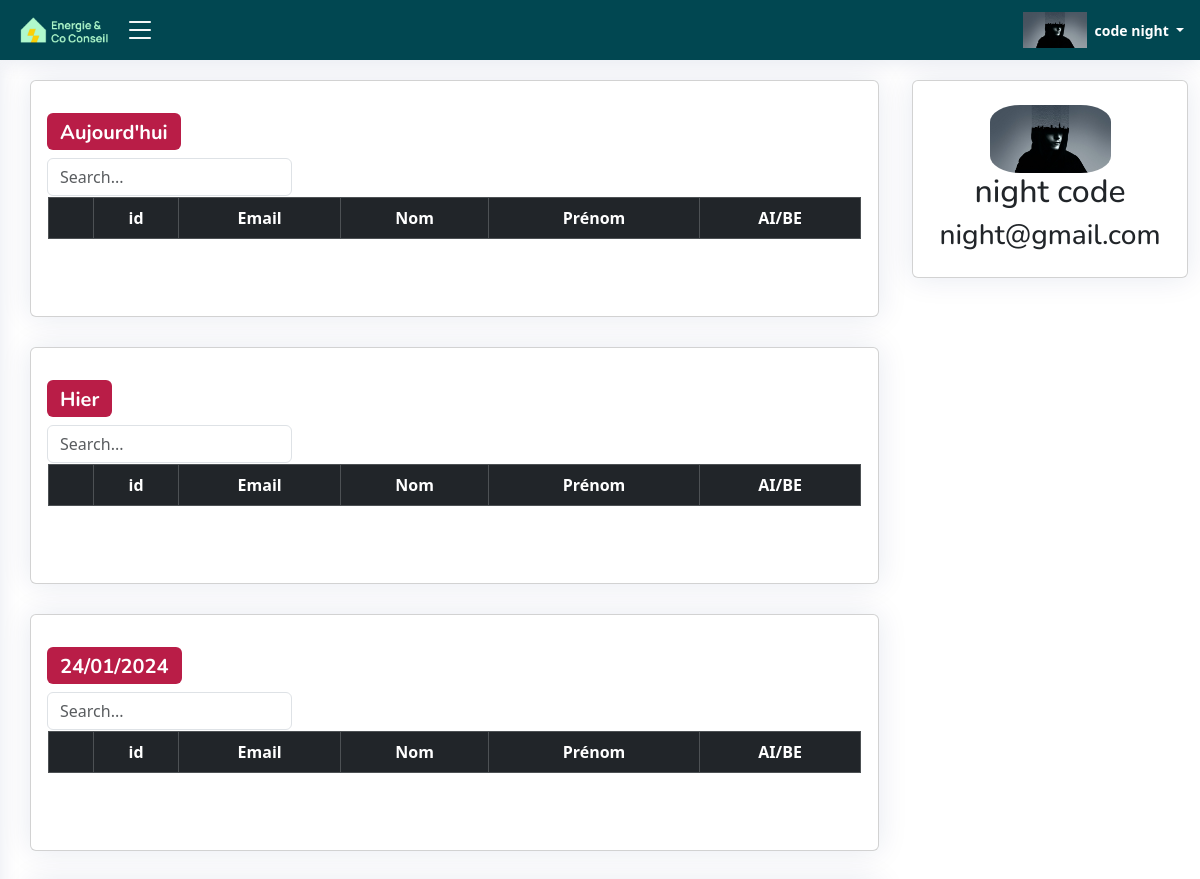
/Auditor_Task_Summary_BY_A/night@gmail.com/ (signed in, upper part), run on an earlier commit of the app's database.
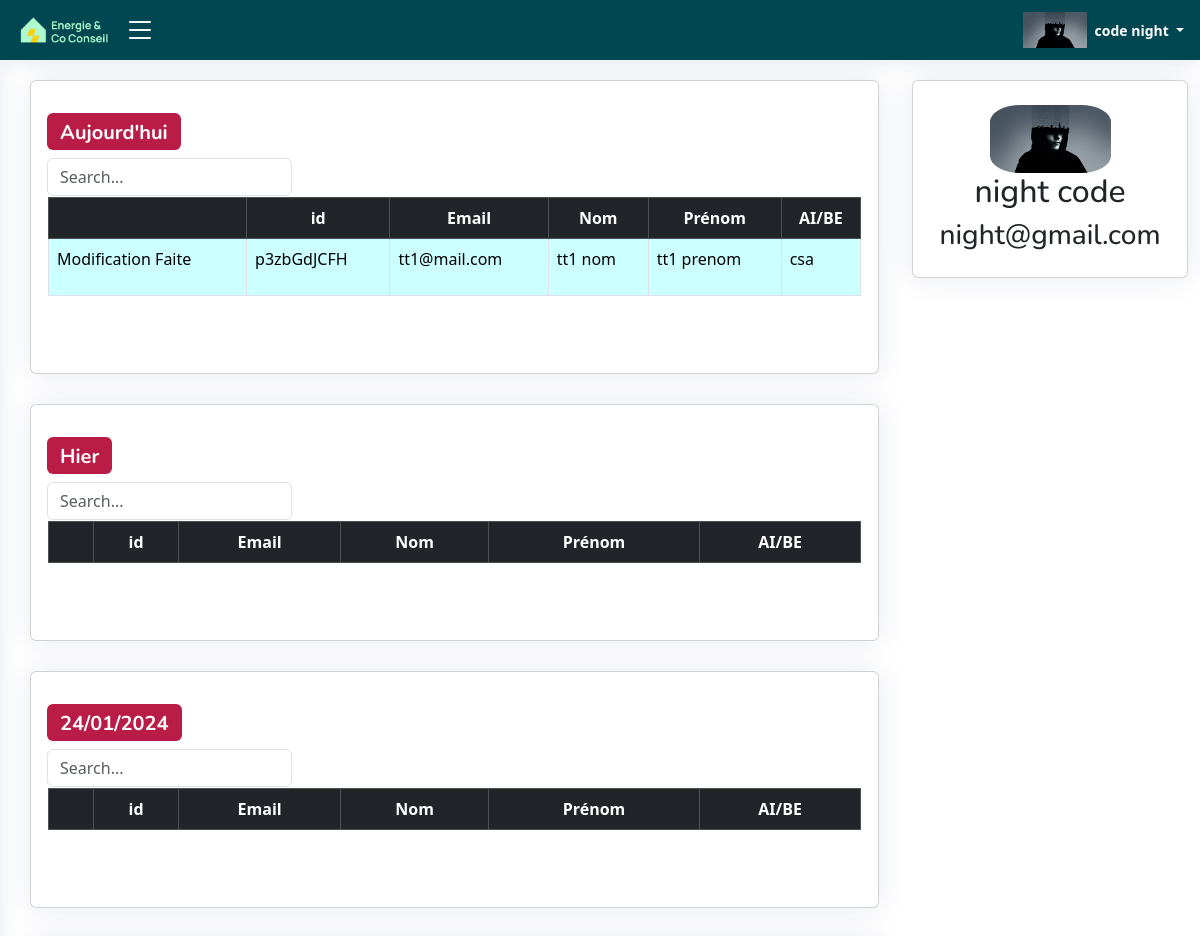
And on a later commit of the database.
### ERapp/models.py (models this page shows, shortened)
class TableData001(models.Model):
    cell_id = models.CharField(max_length=255,blank=True)
    firstname = models.CharField(max_length=255,blank=True)
    lastname = models.CharField(max_length=255,blank=True)
    address = models.CharField(max_length=255,blank=True)
    email = models.CharField(max_length=255,blank=True)
    num = models.CharField(max_length=255,blank=True)
    precaite = models.CharField(max_length=255,blank=True)
    vt = models.FileField(upload_to='uploads/files',blank=True)
    etat_vt = models.CharField(default="En cours",max_length=255,blank=True)
    etat = models.CharField(default="A realiser",max_length=255,blank=True)
    tp = models.CharField(max_length=255,blank=True)
    auditV1 = models.FileField(upload_to='uploads/files/%Y/%m/%d/',blank=True)
    auditV2 = models.FileField(upload_to='uploads/files/%Y/%m/%d/',blank=True)
    auditV3 = models.FileField(upload_to='uploads/files/%Y/%m/%d/',blank=True)
    cofrac = models.CharField(max_length=255,blank=True)
    paiement = models.BooleanField(default=False)
    auditeur = models.CharField(max_length=255,blank=True)
    agent= models.CharField(max_length=255,blank=True,null=True)
    bureau_d_etude = models.CharField(max_length=255,blank=True,null=True)
    be = models.BooleanField(default=False)
    ai = models.BooleanField(default=False)
    creation_time = models.DateTimeField(auto_now_add=True, blank = True)
    Envoye_time = models.DateTimeField(null=True, blank=True, default=None)
    Envoye_time_checker = models.BooleanField(default=False)
    Envoye_by_user= models.CharField(max_length=255,blank=True,null=True)
    fini_time = models.DateTimeField(null=True, blank=True, default=None)
    fini_time_checker = models.BooleanField(default=False)
    fini_by_user=models.CharField(max_length=255,blank=True,null=True)
    Modification_Faite_time = models.DateTimeField(null=True, blank=True, default=None)
    Modification_Faite_time_checker = models.BooleanField(default=False)
    Modification_Faite_time_checker_2 = models.BooleanField(default=False)
    Modification_Faite_by_user=models.CharField(max_length=255,blank=True,null=True)

### ERapp/views.py (the view)
# urls.py: path('Auditor_Task_Summary_BY_A/<str:auditeur_email>/',Auditor_Task_Summary_BY_A ,name="Auditor_Task_Summary_BY_A"),
@login_required
def Auditor_Task_Summary_BY_A(request,auditeur_email):
    user_A = USER.objects.get(email=auditeur_email)
    user_Au={'firstname':user_A.first_name,
            'lastname':user_A.last_name,
            'email':user_A.email,
            'profile_pic':user_A.profile_pic}
    table_index_=[{'index':1,'state':"Aujourd'hui"},
                 {'index':2,'state':"Hier"},
                 {'index':3,'state':""},
                 {'index':4,'state':""},
                 {'index':5,'state':""},
                 {'index':6,'state':""},
                 {'index':7,'state':""}]
    table_index=[]
    fini_result={}
    envoye_result={}
    Modification_Faite_result={}
    days_of_week = ['day-7', 'day-6', 'day-5', 'day-4', 'day-3', 'day-2','day-1']
    current_date = timezone.now().date()
    current_weekday = 6
    k=int(current_weekday)
    for day_offset in range(current_weekday +1):
        start_date = current_date - timedelta(days=day_offset)
        end_date = start_date - timedelta(days=1)
        table_index.append({'index':k,'state':start_date})
        count1 = TableData001.objects.filter(fini_time__range=(end_date, start_date),fini_time_checker=True,fini_by_user=auditeur_email)
        count2 = TableData001.objects.filter(Envoye_time__range=(start_date, end_date),Envoye_time_checker=True,Envoye_by_user=auditeur_email)
        count3 = TableData001.objects.filter(Modification_Faite_time__range=(end_date, start_date),Modification_Faite_time_checker=True,Modification_Faite_by_user=auditeur_email)
        fini_result[days_of_week[k]] = count1
        envoye_result[days_of_week[k]] = count2
        Modification_Faite_result[days_of_week[k]] = count3
        k-=1
    day_0 = timezone.now().date() + timedelta(days=1)
    day_1 = day_0 - timedelta(days=1)
    day_2 = day_0 - timedelta(days=2)
    day_3 = day_0 - timedelta(days=3)
    day_4 = day_0 - timedelta(days=4)
    day_5 = day_0 - timedelta(days=5)
    day_6 = day_0 - timedelta(days=6)
    day_7 = day_0 - timedelta(days=7)
    data=[]
    table_index_2=[]
    day_1_fini_time = TableData001.objects.filter(fini_time__range=[day_1, day_0],fini_time_checker=True,fini_by_user=auditeur_email)
    day_2_fini_time = TableData001.objects.filter(fini_time__range=[day_2, day_1],fini_time_checker=True,fini_by_user=auditeur_email)
    day_3_fini_time = TableData001.objects.filter(fini_time__range=[day_3, day_2],fini_time_checker=True,fini_by_user=auditeur_email)
    day_4_fini_time = TableData001.objects.filter(fini_time__range=[day_4, day_3],fini_time_checker=True,fini_by_user=auditeur_email)
    day_5_fini_time = TableData001.objects.filter(fini_time__range=[day_5, day_4],fini_time_checker=True,fini_by_user=auditeur_email)
    day_6_fini_time = TableData001.objects.filter(fini_time__range=[day_6, day_5],fini_time_checker=True,fini_by_user=auditeur_email)
    day_7_fini_time = TableData001.objects.filter(fini_time__range=[day_7, day_6],fini_time_checker=True,fini_by_user=auditeur_email)
    days_of_week = ['day_7', 'day_6', 'day_5', 'day_4', 'day_3', 'day_2','day_1']
    Envoye_time={}
    day_0 = timezone.now().date() + timedelta(days=1)
    j=1
    for i in range(7):
        start_date = day_0 - timedelta(days=i)
        end_date = day_0 - timedelta(days=i+1)
        day_fini_time = TableData001.objects.filter(fini_time__range=[end_date, start_date],fini_time_checker=True,fini_by_user=auditeur_email)
        day_Envoye_time = TableData001.objects.filter(Envoye_time__range=[end_date , start_date ],Envoye_time_checker=True,Envoye_by_user=auditeur_email)
        day_Modification_Faite_result_time = TableData001.objects.filter(Modification_Faite_time__range=[end_date , start_date ],Modification_Faite_time_checker=True,Modification_Faite_by_user=auditeur_email)
        table_index_2.append({'state':end_date,
                              'index':j,
                            'fini_result':day_fini_time,
                            'envoye_result':day_Envoye_time,
                            'Modification_Faite_result':day_Modification_Faite_result_time})
        j+=1
    data.append({'email':auditeur_email,#'first_name':audi.first_name,'last_name':audi.last_name,
                'fini_result':fini_result,
                'envoye_result':envoye_result,
                'Modification_Faite_result':Modification_Faite_result})
    return render(request, 'html/Auditeur_state_by_a.html',{'data':data,
                                                        'user_Au':user_Au,
                                                        'table_index':table_index,
                                                        'table_index_2':table_index_2,
                                                        'day_1_fini_time':day_1_fini_time,
                                                        'day_2_fini_time':day_2_fini_time,
                                                        'day_3_fini_time':day_3_fini_time,
                                                        'day_4_fini_time':day_4_fini_time,
                                                        'day_5_fini_time':day_5_fini_time,
                                                        'day_6_fini_time':day_6_fini_time,
                                                        'day_7_fini_time':day_7_fini_time,
                                                        } )

### ERapp/templates/html/Auditeur_state_by_a.html (shortened to what the changed rows need)
{% load static %}
{% load l10n %}
{% load humanize %}
<!DOCTYPE html>
<html lang="fr">
<head>
  <link rel="stylesheet" href="https://cdnjs.cloudflare.com/ajax/libs/font-awesome/5.15.3/css/all.min.css">
  <link href="{% static 'css/style.css' %}" rel="stylesheet" type="text/css">
  <link href="{% static 'vendor/bootstrap/css/bootstrap.min.css' %}" rel="stylesheet">
  <link href="{% static 'vendor/bootstrap-icons/bootstrap-icons.css' %}" rel="stylesheet">
  <link href="{% static 'vendor/boxicons/css/boxicons.min.css' %}" rel="stylesheet">
  <link href="{% static 'vendor/quill/quill.snow.css' %}" rel="stylesheet">
  <link href="{% static 'vendor/quill/quill.bubble.css' %}" rel="stylesheet">
  <link href="{% static 'vendor/remixicon/remixicon.css' %}" rel="stylesheet">
  <link href="{% static 'vendor/simple-datatables/style.css' %}" rel="stylesheet">
</head>
<body onload="load()">
  {% if user.is_authenticated and "auditeur" in user.role and "a1" in user.role  %}
  <main id="main" class="main">
    <section class="section">
        <div class="row">
            <div class="col-lg-9">
                {% for k  in table_index_2 %}
                <div class="col-12">
                <div class="card recent-sales">
                    <div class="card-body">
                        {% if k.index == 1 %}
                            <h3><span class="badge span_for_date_ATMbA">Aujourd'hui</span></h3>
                        {% else %}
                            {% if k.index == 2 %}
                                <h3><span class="badge span_for_date_ATMbA">Hier</span></h3>
                            {% else %}
                                <h3><span class="badge span_for_date_ATMbA" >{{k.state|date:_("d/m/Y ") }}</span></h3>
                            {% endif %}
                        {% endif %}
                    <input class="form-control" type="text" id="filterInput_{{ k.index }}" placeholder="Search..." style="width:30%;min-width:100px;">
                    <div class="overflow-auto" style="padding:1px;">
                        <form method="post"  enctype="multipart/form-data" id="myForm">
                        <table class="table  table-hover  table-bordered table_Auditeur_state" id="tableDATA_{{k.index}}" cellspacing="0" >
                            <thead class="table-dark table_Auditeur_state_thead">
                              <tr class="table_Auditeur_state_tr">
                                <th ></th>
                                <th >id</th>
                                <th >Email</th>
                                <th >Nom</th>
                                <th >Prénom</th>
                                <th >AI/BE</th>
                              </tr>
                            </thead>
                            <tbody  class="table-bordered" id="myTable_{{k.index}}" >
                            {% for D in k.Modification_Faite_result  %}
                                <tr id="myTable_{{k.index}}" class="tr_Modification_Faite_result" >
                                    <td>Modification Faite</td>
                                    <td><p>{{ D.cell_id}}</p></td>
                                    <td><p>{{ D.email }}</p></td>
                                    <td><p>{{ D.lastname  }}</p></td>
                                    <td><p>{{ D.firstname  }}</p></td>
                                    {% if D.be %}
                                        <td><p>{{ D.bureau_d_etude  }}</p></td>
                                    {% endif %}
                                </tr>
                            {% endfor %}
                            </tbody>
                        </table>
                        </form>
                    </div>
                    </div>
                </div>
                </div>
                {% endfor %}
            </div>
            <div class="col-xl-3" style="position: fixed; z-index: 1000;right:0%;">
                <div class="card">
                <div class="card-body profile-card pt-4 d-flex flex-column align-items-center">
                    <h2>{{user_Au.lastname}} {{user_Au.firstname}}</h2>
                </div>
                </div>
            </div>
        </div>
    </section>
  </main>
  {% else %}
  <script>
    window.location.href = "{% url 'not_logged_in' %}";
  </script>
  {% endif %}
</body>
</html>

What changed in the data, as far as the page shows it:
now on this page (row edited): TableData001: cell_id "p3zbGdJCFH", email "tt1@mail.com", lastname "tt1 nom", firstname "tt1 prenom", bureau_d_etude "csa"
